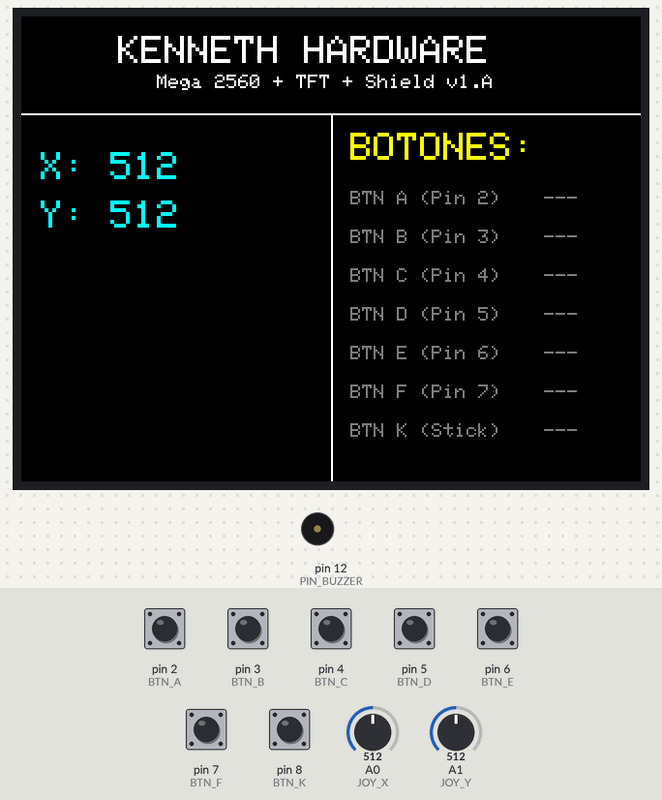
Bench run of a sketch on a simulated Arduino Mega 2560, built with avr-gcc and run on an emulated ATmega2560. On the bench: 320×240 colour display, buzzer (waves = sounding). Inputs (shaded band) come from the test bench; at power-on: pin 2 (BTN_A), pin 3 (BTN_B), pin 4 (BTN_C), pin 5 (BTN_D), pin 6 (BTN_E), pin 7 (BTN_F), pin 8 (BTN_K) HIGH, A0 (JOY_X) = 512, A1 (JOY_Y) = 512.

Above: at 1.5 s.
1.6 s: pin 2 (BTN_A) pulled LOW for 0.15 s
At 1.84 s:
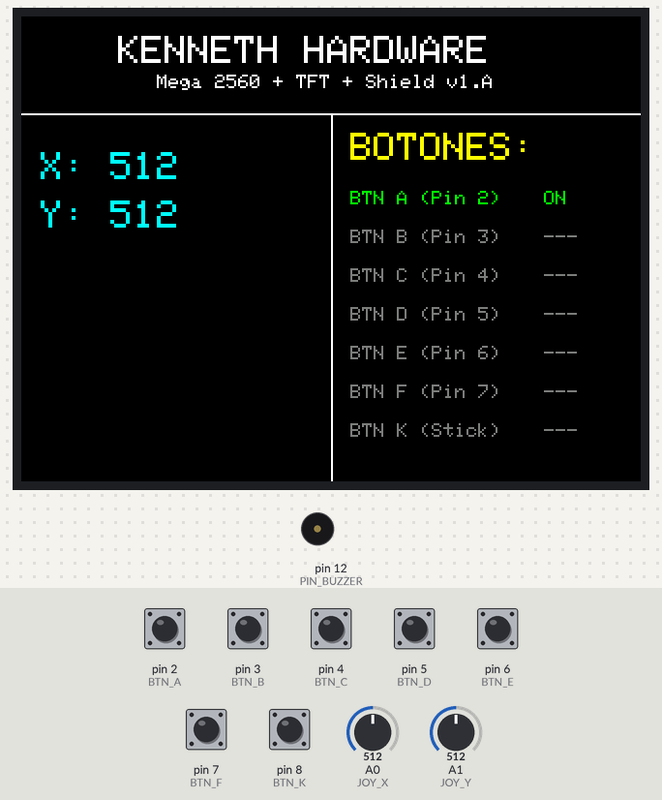
4.7 s: pin 3 (BTN_B) pulled LOW for 0.15 s
At 4.95 s:
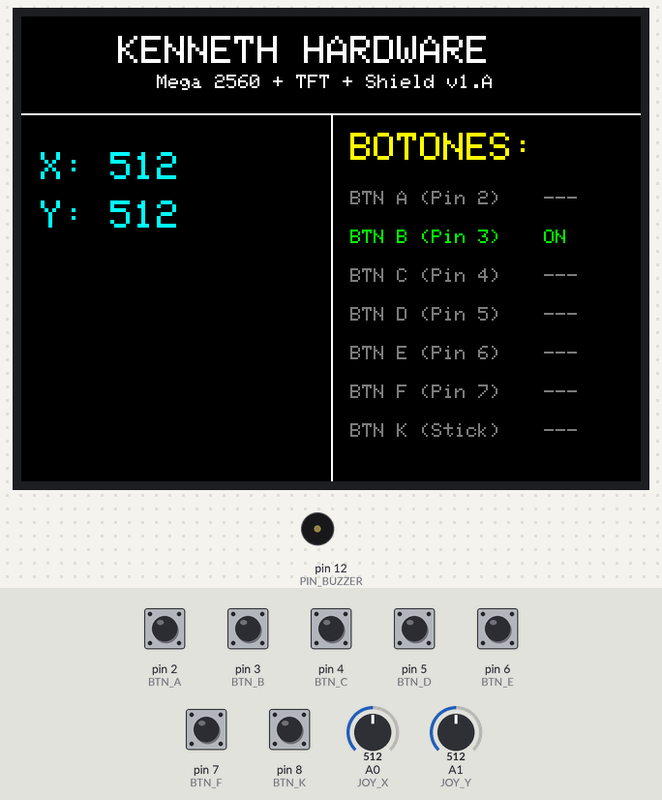
7.8 s: pin 4 (BTN_C) pulled LOW for 0.15 s
At 8.05 s:
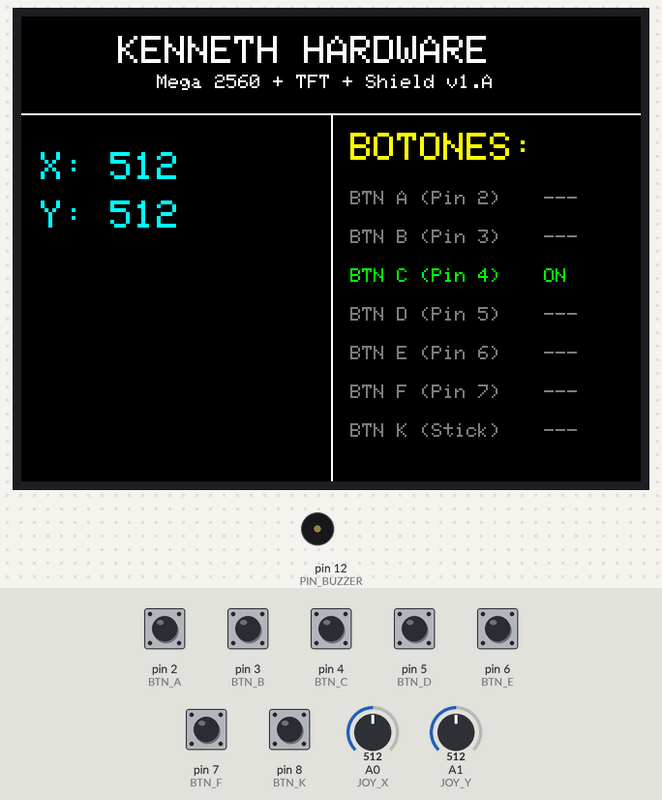
10.9 s: pin 6 (BTN_E) pulled LOW for 0.15 s
At 11.11 s:
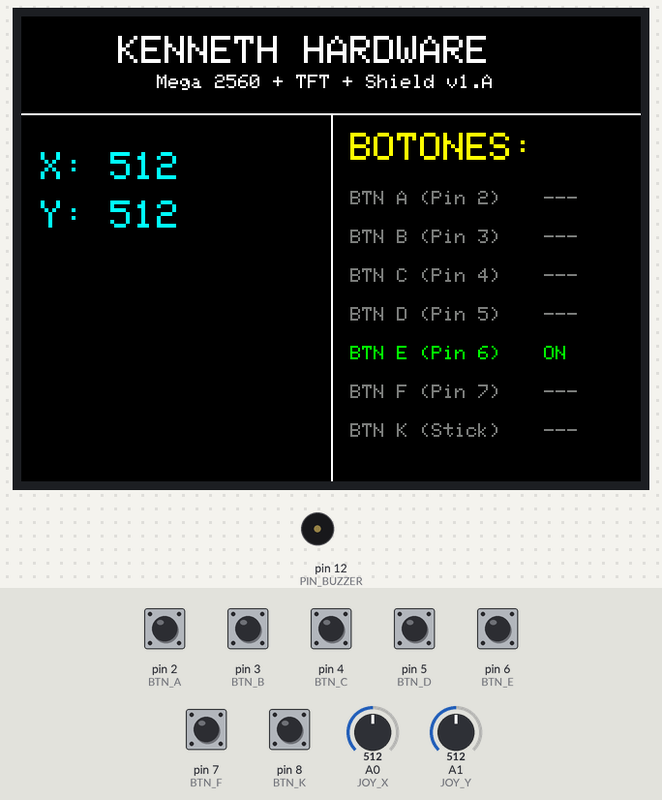
14.0 s: pin 7 (BTN_F) pulled LOW for 0.15 s
At 14.22 s:
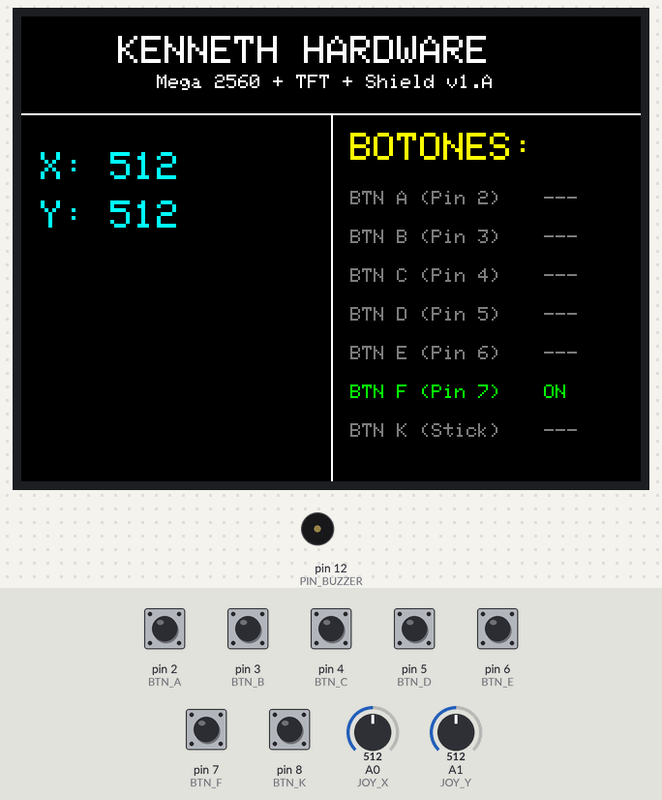
17.1 s: pin 5 (BTN_D) pulled LOW for 0.15 s
At 17.33 s:
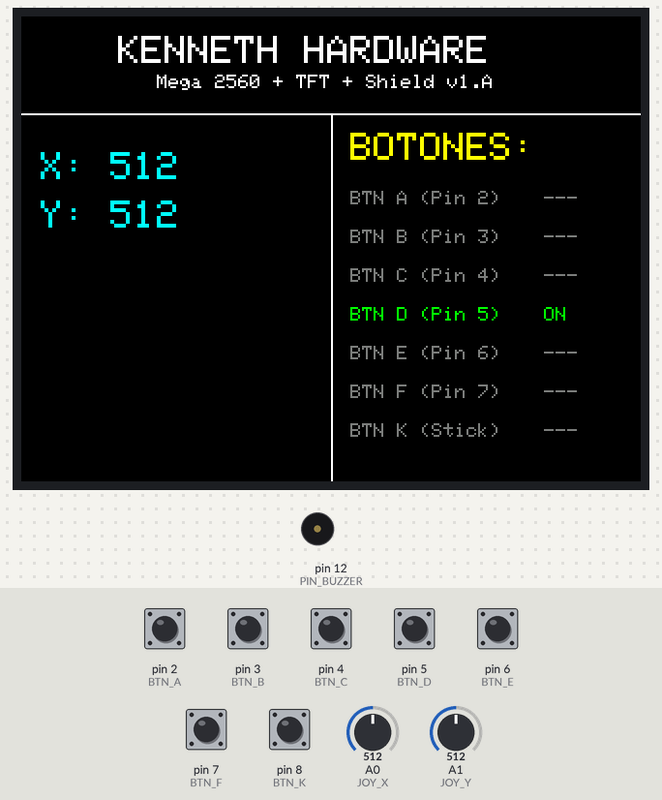
Timing chart, 0 to 20.1 s (numbered marks = the images above; inputs shaded):
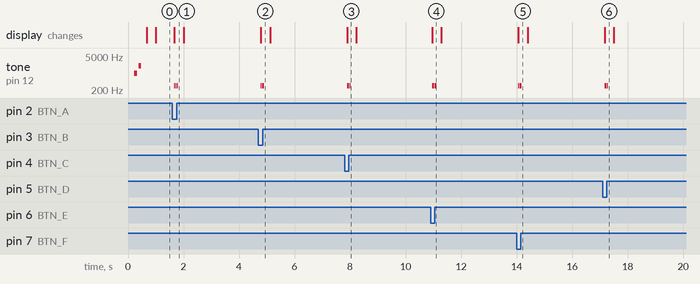

The sketch:

Test_componentes.ino
```cpp
#include "SPI.h"
#include "Adafruit_GFX.h"
#include "Adafruit_ILI9341.h"

// --- 1. CONFIGURACIÓN DE PINES ---

// Pantalla TFT (Pines altos para evitar conflicto con el Shield)
#define TFT_CS   40
#define TFT_DC   38
#define TFT_RST  36
// MOSI -> Pin 51 (Automático por librería)
// SCK  -> Pin 52 (Automático por librería)

// Joystick Shield (Basado en tu imagen Datasheet)
#define JOY_X   A0
#define JOY_Y   A1

// Botones Grandes
#define BTN_A   2  // Derecha (Amarillo)
#define BTN_B   3  // Abajo (Azul)
#define BTN_C   4  // Izquierda (Amarillo)
#define BTN_D   5  // Arriba (Azul)

// Botones Pequeños
#define BTN_E   6
#define BTN_F   7

// Botón de la Palanca (Click)
#define BTN_K   8

// Buzzer (Zumbador)
#define PIN_BUZZER 12

// Inicializar Pantalla
Adafruit_ILI9341 tft = Adafruit_ILI9341(TFT_CS, TFT_DC, TFT_RST);

void setup() {
  Serial.begin(9600);

  // --- CONFIGURACIÓN DE ENTRADAS ---
  // Nota técnica: En estos Shields v1.A, a veces los botones envían HIGH y a veces LOW.
  // Usaremos INPUT_PULLUP por seguridad. Si los botones funcionan al revés
  // (siempre dicen "pulsado"), cambiaremos esto a INPUT normal.

  pinMode(BTN_A, INPUT_PULLUP);
  pinMode(BTN_B, INPUT_PULLUP);
  pinMode(BTN_C, INPUT_PULLUP);
  pinMode(BTN_D, INPUT_PULLUP);
  pinMode(BTN_E, INPUT_PULLUP);
  pinMode(BTN_F, INPUT_PULLUP);
  pinMode(BTN_K, INPUT_PULLUP);

  pinMode(PIN_BUZZER, OUTPUT);

  // --- INICIAR PANTALLA ---
  tft.begin();
  tft.setRotation(3); // Horizontal
  tft.fillScreen(ILI9341_BLACK);

  // Título
  tft.setTextColor(ILI9341_WHITE);
  tft.setTextSize(2);
  tft.setCursor(50, 10);
  tft.println("KENNETH HARDWARE");
  tft.setCursor(70, 30);
  tft.setTextSize(1);
  tft.println("Mega 2560 + TFT + Shield v1.A");

  // Líneas divisorias
  tft.drawFastHLine(0, 50, 320, ILI9341_WHITE);
  tft.drawFastVLine(160, 50, 190, ILI9341_WHITE);

  // Sonido de bienvenida
  tone(PIN_BUZZER, 1000, 100);
  delay(150);
  tone(PIN_BUZZER, 2000, 100);
}

void loop() {
  // --- 1. LECTURA DE DATOS ---

  // Joystick Analógico
  int x = analogRead(JOY_X);
  int y = analogRead(JOY_Y);

  // Botones (La lógica !digitalRead invierte el valor porque usamos INPUT_PULLUP)
  // Si al probar no detecta nada, quita el signo de exclamación (!).
  bool bA = !digitalRead(BTN_A);
  bool bB = !digitalRead(BTN_B);
  bool bC = !digitalRead(BTN_C);
  bool bD = !digitalRead(BTN_D);
  bool bE = !digitalRead(BTN_E);
  bool bF = !digitalRead(BTN_F);
  bool bK = !digitalRead(BTN_K);

  // --- 2. MOSTRAR EN PANTALLA (LADO IZQUIERDO: JOYSTICK) ---

  // Texto X/Y
  tft.fillRect(10, 70, 140, 40, ILI9341_BLACK); // Limpiar área
  tft.setCursor(10, 70);
  tft.setTextColor(ILI9341_CYAN);
  tft.setTextSize(2);
  tft.print("X: "); tft.println(x);
  tft.setCursor(10, 95);
  tft.print("Y: "); tft.println(y);

  // Dibujar posición (Punto Rojo)
  int mapX = map(x, 0, 1023, 10, 150);
  int mapY = map(y, 0, 1023, 230, 130);
  tft.fillCircle(mapX, mapY, 5, ILI9341_RED);
  delay(20);
  tft.fillCircle(mapX, mapY, 5, ILI9341_BLACK); // Borrar para animar


  // --- 3. MOSTRAR EN PANTALLA (LADO DERECHO: BOTONES) ---

  tft.setCursor(170, 60);
  tft.setTextSize(2);
  tft.setTextColor(ILI9341_YELLOW);
  tft.println("BOTONES:");

  // Vamos a listar el estado de cada botón
  tft.setTextSize(1);
  tft.setCursor(170, 90);

  // Función auxiliar visual para no repetir código
  imprimirEstadoBoton("BTN A (Pin 2)", bA, 170, 90);
  imprimirEstadoBoton("BTN B (Pin 3)", bB, 170, 110);
  imprimirEstadoBoton("BTN C (Pin 4)", bC, 170, 130);
  imprimirEstadoBoton("BTN D (Pin 5)", bD, 170, 150);
  imprimirEstadoBoton("BTN E (Pin 6)", bE, 170, 170);
  imprimirEstadoBoton("BTN F (Pin 7)", bF, 170, 190);
  imprimirEstadoBoton("BTN K (Stick)", bK, 170, 210);

  // Feedback Sonoro Global (Si cualquiera se presiona)
  if (bA || bB || bC || bD || bE || bF || bK) {
     // Tono muy corto para que no moleste
     tone(PIN_BUZZER, 300, 10);
  }
}

// Función para imprimir bonito
void imprimirEstadoBoton(String nombre, bool estado, int x, int y) {
  // Borrar estado anterior (un cuadro pequeño a la derecha del texto)
  tft.fillRect(x + 100, y, 40, 10, ILI9341_BLACK);

  tft.setCursor(x, y);
  if (estado) {
    tft.setTextColor(ILI9341_GREEN);
    tft.print(nombre);
    tft.setCursor(x + 100, y);
    tft.print("ON");
  } else {
    tft.setTextColor(ILI9341_DARKGREY);
    tft.print(nombre);
    tft.setCursor(x + 100, y);
    tft.print("---");
  }
}
```

Measured:
- after the input at 1.6 s, tone on pin 12 (PIN_BUZZER): alternates 300 Hz for 0.01 s and silent for 0.04 s, 6 changes in all, then stays silent, starting after 0.07 s; the display: changes after 0.07 s (image 1)
- after the input at 4.7 s, tone on pin 12 (PIN_BUZZER): alternates 300 Hz for 0.01 s and silent for 0.04 s, 6 changes in all, then stays silent, starting after 0.08 s; the display: changes after 0.08 s (image 2)
- after the input at 7.8 s, tone on pin 12 (PIN_BUZZER): alternates 300 Hz for 0.01 s and silent for 0.04 s, 6 changes in all, then stays silent, starting after 0.09 s; the display: changes after 0.09 s (image 3)
- after the input at 10.9 s, tone on pin 12 (PIN_BUZZER): alternates 300 Hz for 0.01 s and silent for 0.04 s, 8 changes in all, then stays silent, starting after 0.05 s; the display: changes after 0.05 s (image 4)
- after the input at 14.0 s, tone on pin 12 (PIN_BUZZER): alternates 300 Hz for 0.01 s and silent for 0.04 s, 6 changes in all, then stays silent, starting after 0.06 s; the display: changes after 0.06 s (image 5)
- after the input at 17.1 s, tone on pin 12 (PIN_BUZZER): alternates 300 Hz for 0.01 s and silent for 0.04 s, 6 changes in all, then stays silent, starting after 0.07 s; the display: changes after 0.07 s (image 6)
